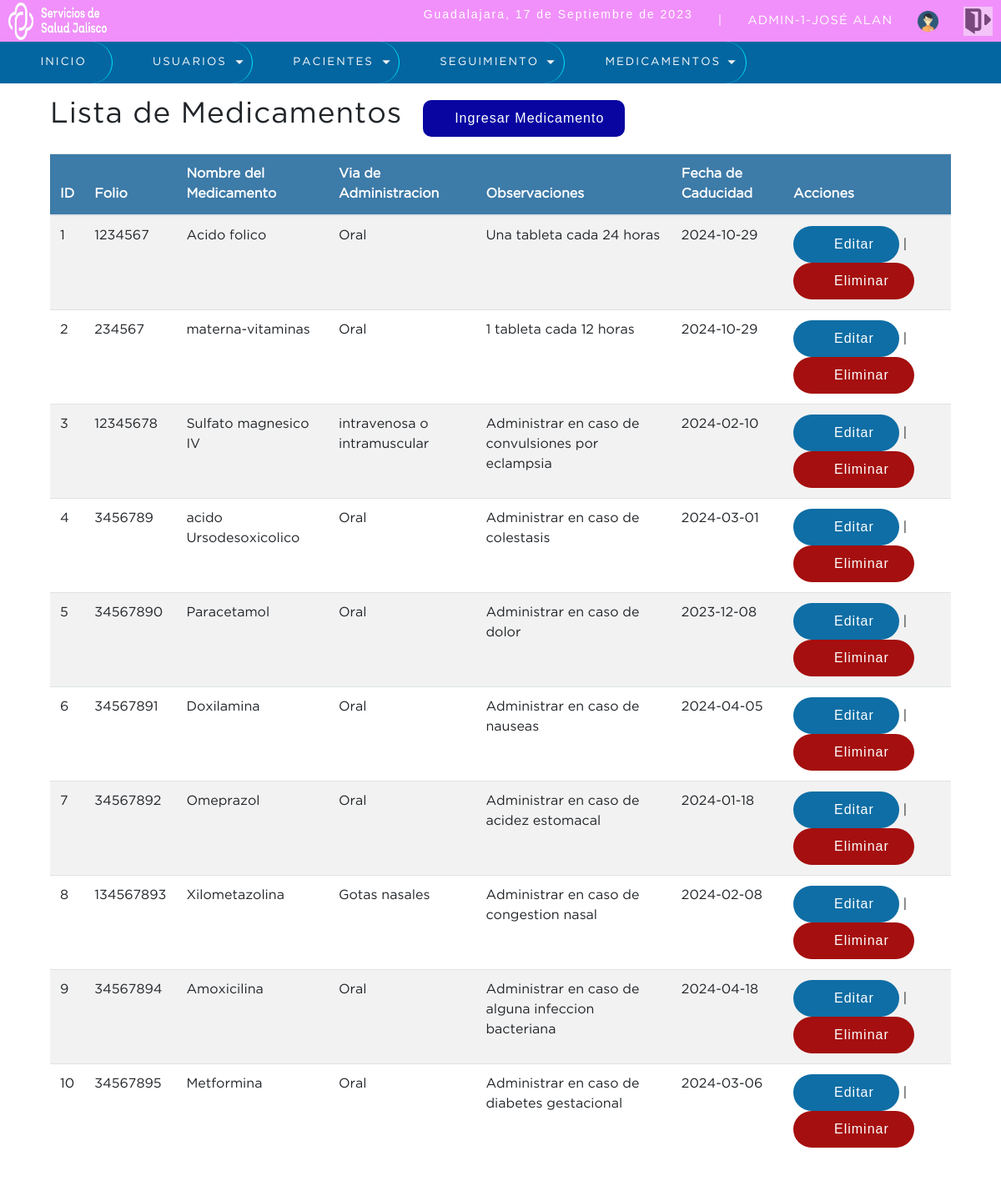
The page /sistema/lista_medicamento.php (signed in) on the database its author committed.
### tables this page shows
CREATE TABLE `medicamentos` (
  `idmedicamento` int(11) NOT NULL,
  `folio` int(11) NOT NULL,
  `nombre_medicamento` varchar(50) NOT NULL,
  `via_administracion` varchar(50) NOT NULL,
  `observaciones` varchar(50) NOT NULL,
  `fecha_caducidad` date NOT NULL,
  `usuario_id` int(11) NOT NULL,
  `estatus` tinyint(1) NOT NULL DEFAULT 1
);

### sistema/lista_medicamento.php (the view, shortened to what this page needs)
<?php
   include "../conexion.php"
?>
<!DOCTYPE html>
<html lang="en">
<head>
	<?php include "includes/scripts.php"; ?>
</head>
<body>
	<?php include "includes/header.php"; ?>
	<section id="container">
		<h1>Lista de Medicamentos</h1>
		<a href="registro_medicamento.php" class="btn_new"><i class="fa-solid fa-file-circle-plus"></i>Ingresar Medicamento</a>
		<table id="lista"  class="table table-striped">
			<thead>
			<tr>
				<th>ID</th>
                <th>Folio</th>
				<th>Nombre del Medicamento</th>
				<th>Via de Administracion</th>
				<th>Observaciones</th>
				<th>Fecha de Caducidad</th>
				<th>Acciones</th>
			</tr>
			</thead>
			<tbody>
		<?php
			$query = mysqli_query($conection,"SELECT * FROM medicamentos
			                                   WHERE estatus = 1 ORDER BY idmedicamento ASC
                                             ");
			$result = mysqli_num_rows($query);
			if($result > 0){
				while ($data = mysqli_fetch_array($query)) {
			?>
				<tr>
					<td><?php echo $data["idmedicamento"]; ?></td>
					<td><?php echo $data["folio"]; ?></td>
					<td><?php echo $data["nombre_medicamento"]; ?></td>
				    <td><?php echo $data["via_administracion"]; ?></td>
					<td><?php echo $data["observaciones"]; ?></td>
					<td><?php echo $data["fecha_caducidad"]; ?></td>
					<td>
						<a class="link_edit" href="editar_medicamento.php?idmedicamento=<?php echo $data["idmedicamento"]; ?>"><i class="fa-solid fa-pen-to-square"></i> Editar</a>
                         |
						<a class="link_delete" href="eliminar_medicamento.php?idmedicamento=<?php echo $data["idmedicamento"]; ?>"><i class="fa-solid fa-trash-can"></i> Eliminar</a>
					</td>
				</tr>
		<?php
				}
			}
		 ?>
		</tbody>
		</table>
	</section>
</body>
</html>

### sistema/css/style.css (style rules this page uses)
* { margin: 0; padding: 0; box-sizing: border-box; }
body { background: #fdffff; }
h1, h2, h3, h4, h5, h6 { font-family: 'GothamBook'; font-weight: bold; letter-spacing: 1px; }
h1 { font-size: 26px; }
a { text-decoration: none; font-family: arial; letter-spacing: 1px; }
#container { padding: 100px 60px 60px; }
#container h1 { font-size: 35px; display: inline-block; }
.btn_new { display: inline-block; background: #0805a1; color: #FFF; padding: 10px 25px; border-radius: 10px; margin: 20px; }
table { border-collapse: collapse; font-size: 12pt; font-family: 'GothamBook'; width: 100%; }
table th { text-align: left; padding: 10px; background: #3d7ba8; color: #FFF; }
table tr:nth-child(odd) { background: #FFF; }
table td { padding: 10px; }
.link_edit { background-color: #0f6ea5; border-radius: 30px; border: none; color: white; padding: 10px 30px; text-align: center; text-decoration: none; display: inline-block; font-size: 16px; }
.link_delete { background-color: #a50f0f; border-radius: 30px; border: none; color: white; padding: 10px 30px; text-align: center; text-decoration: none; display: inline-block; font-size: 16px; }

### rows shown on the page
medicamentos: idmedicamento "1", folio "1234567", nombre_medicamento "Acido folico", via_administracion "Oral", observaciones "Una tableta cada 24 horas", fecha_caducidad "2024-10-29"
medicamentos: idmedicamento "2", folio "234567", nombre_medicamento "materna-vitaminas", via_administracion "Oral", observaciones "1 tableta cada 12 horas", fecha_caducidad "2024-10-29"
medicamentos: idmedicamento "3", folio "12345678", nombre_medicamento "Sulfato magnesico IV", via_administracion "intravenosa o intramuscular", observaciones "Administrar en caso de convulsiones por eclampsia", fecha_caducidad "2024-02-10"
medicamentos: idmedicamento "4", folio "3456789", nombre_medicamento "acido Ursodesoxicolico", via_administracion "Oral", observaciones "Administrar en caso de colestasis", fecha_caducidad "2024-03-01"
medicamentos: idmedicamento "5", folio "34567890", nombre_medicamento "Paracetamol", via_administracion "Oral", observaciones "Administrar en caso de dolor", fecha_caducidad "2023-12-08"
medicamentos: idmedicamento "6", folio "34567891", nombre_medicamento "Doxilamina", via_administracion "Oral", observaciones "Administrar en caso de nauseas", fecha_caducidad "2024-04-05"
medicamentos: idmedicamento "7", folio "34567892", nombre_medicamento "Omeprazol", via_administracion "Oral", observaciones "Administrar en caso de acidez estomacal", fecha_caducidad "2024-01-18"
medicamentos: idmedicamento "8", folio "134567893", nombre_medicamento "Xilometazolina", via_administracion "Gotas nasales", observaciones "Administrar en caso de congestion nasal", fecha_caducidad "2024-02-08"
medicamentos: idmedicamento "9", folio "34567894", nombre_medicamento "Amoxicilina", via_administracion "Oral", observaciones "Administrar en caso de alguna infeccion bacteriana", fecha_caducidad "2024-04-18"
medicamentos: idmedicamento "10", folio "34567895", nombre_medicamento "Metformina", via_administracion "Oral", observaciones "Administrar en caso de diabetes gestacional", fecha_caducidad "2024-03-06"

### other values the page prints
fecha() "17 de Septiembre de 2023"
$_SESSION['user'] "ADMIN"
$_SESSION['rol'] "1"
$_SESSION['nombre'] "JOSÉ ALAN"
